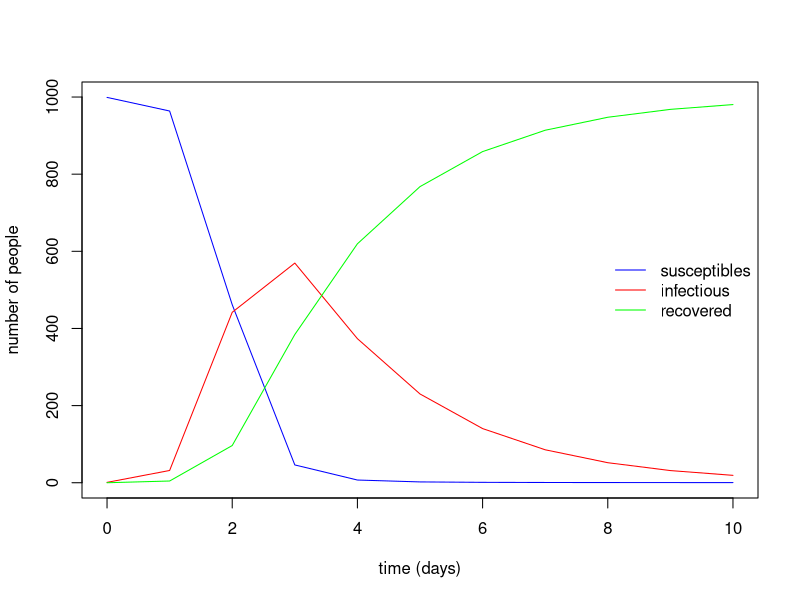

Write the R code that produced this figure.
## ---- chunk 1
knitr::knit_hooks$set(margin = function(before, options, envir) {
  if (before) par(mgp = c(1.5, .5, 0), bty = "n", plt = c(.105, .97, .13, .97))
  else NULL
})

knitr::opts_chunk$set(margin = TRUE, prompt = FALSE, comment = "##",
                      collapse = FALSE, cache = FALSE, autodep = TRUE,
                      dev.args = list(pointsize = 11), fig.height = 3.5,
                      fig.width = 4.24725, fig.retina = 2, fig.align = "center")

l <- "en_US.UTF-8"
Sys.setenv(LANGAGE = l)
Sys.setlocale(locale = l)
Sys.setlocale("LC_MESSAGES", l)

# cleaning the packages space:
search_path <- search()
pkgs <- c("stats", "graphics", "grDevices", "utils", "datasets", "methods", "base")
tdet <- grep("package", search_path[!(search_path %in% paste0("package:", pkgs))],
             value = TRUE)
for(i in tdet) detach(i, unload = TRUE, character.only = TRUE)

rm(list = ls())
## ---- chunk 2
library(deSolve) # using the "ode" function
## ---- chunk 3
sir_equations <- function(time, variables, parameters) {
  with(as.list(c(variables, parameters)), {
    dS <- -beta * I * S
    dI <-  beta * I * S - gamma * I
    dR <-  gamma * I
    return(list(c(dS, dI, dR)))
  })
}
## ---- chunk 4
parameters_values <- c(
  beta  = 0.004, # infectious contact rate (/person/day)
  gamma = 0.5    # recovery rate (/day)
)
## ---- chunk 5
initial_values <- c(
  S = 999,  # number of susceptibles at time = 0
  I =   1,  # number of infectious at time = 0
  R =   0   # number of recovered (and immune) at time = 0
)
## ---- chunk 6
time_values <- seq(0, 10) # days
## ---- chunk 7
ls()
## ---- chunk 8
sir_equations
parameters_values
initial_values
time_values
## ---- chunk 9
sir_values_1 <- ode(
  y = initial_values,
  times = time_values,
  func = sir_equations,
  parms = parameters_values 
)
## ---- chunk 10
sir_values_1
## ---- chunk 11
sir_values_1 <- as.data.frame(sir_values_1)
sir_values_1
## ---- chunk 12
with(sir_values_1, {
# plotting the time series of susceptibles:
  plot(time, S, type = "l", col = "blue",
       xlab = "time (days)", ylab = "number of people")
# adding the time series of infectious:
  lines(time, I, col = "red")
# adding the time series of recovered:
  lines(time, R, col = "green")
})

# adding a legend:
legend("right", c("susceptibles", "infectious", "recovered"),
       col = c("blue", "red", "green"), lty = 1, bty = "n")
## ---- chunk 13
unname((999 + 1) * parameters_values["beta"] / parameters_values["gamma"])
## ---- chunk 14
sir_1 <- function(beta, gamma, S0, I0, R0, times) {
  require(deSolve) # for the "ode" function
  
# the differential equations:
  sir_equations <- function(time, variables, parameters) {
    with(as.list(c(variables, parameters)), {
      dS <- -beta * I * S
      dI <-  beta * I * S - gamma * I
      dR <-  gamma * I
      return(list(c(dS, dI, dR)))
    })
  }
  
# the parameters values:
  parameters_values <- c(beta  = beta, gamma = gamma)

# the initial values of variables:
  initial_values <- c(S = S0, I = I0, R = R0)
  
# solving
  out <- ode(initial_values, times, sir_equations, parameters_values)

# returning the output:
  as.data.frame(out)
}
## ---- chunk 15
sir_1(beta = 0.004, gamma = 0.5, S0 = 999, I0 = 1, R0 = 0, times = seq(0, 10))
